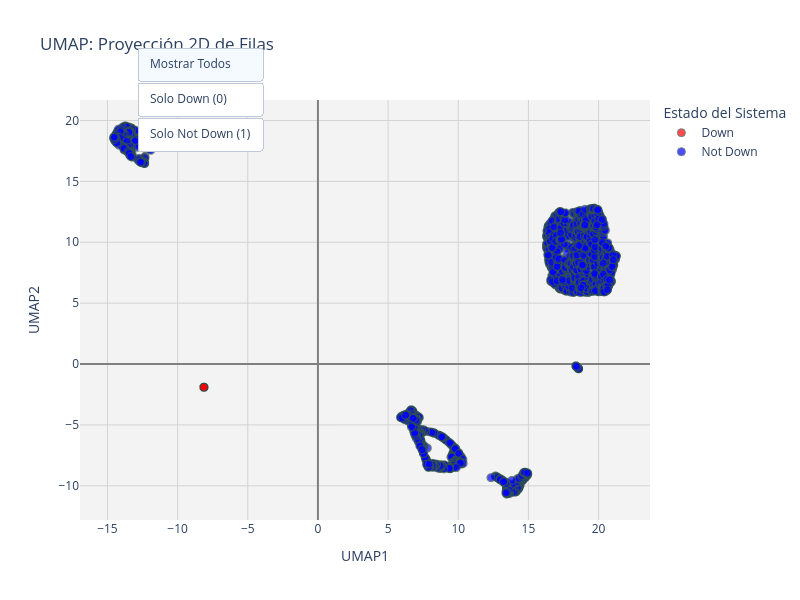

The notebook cell saved with this chart:
### Code cell
# Instalar plotly si no está disponible
import plotly.express as px
import plotly.graph_objects as go


# Crear una copia del dataframe con la columna de etiquetas
df_plot = df_umap.copy()
df_plot['not_down'] = df_num['not_down'].astype(str)
df_plot['not_down_name'] = df_num['not_down'].map({0: 'Down', 1: 'Not Down'})

# Crear el gráfico interactivo
fig = px.scatter(
    df_plot, 
    x='umap1', 
    y='umap2',
    color='not_down_name',
    color_discrete_map={'Down': 'red', 'Not Down': 'blue'},
    title='UMAP: Proyección 2D de Filas',
    hover_data=['not_down_name'],  # Datos que se muestran al pasar el cursor
    category_orders={'not_down_name': ['Down', 'Not Down']},
    labels={'not_down_name': 'Estado', 'umap1': 'UMAP1', 'umap2': 'UMAP2'}
)

# Mejorar el diseño del gráfico
fig.update_layout(
    legend_title_text='Estado del Sistema',
    height=600,
    width=800,
    plot_bgcolor='rgba(240, 240, 240, 0.8)',
    updatemenus=[
        # Botones para filtrar los datos
        dict(
            type='buttons',
            direction='down',
            buttons=[
                # Botón para mostrar todos los puntos
                dict(
                    args=[{'visible': [True, True]}],
                    label='Mostrar Todos',
                    method='restyle'
                ),
                # Botón para mostrar solo "Down" (0)
                dict(
                    args=[{'visible': [True, False]}],
                    label='Solo Down (0)',
                    method='restyle'
                ),
                # Botón para mostrar solo "Not Down" (1)
                dict(
                    args=[{'visible': [False, True]}],
                    label='Solo Not Down (1)',
                    method='restyle'
                ),
            ],
            pad={'r': 10, 't': 10},
            showactive=True,
            x=0.1,
            xanchor='left',
            y=1.15,
            yanchor='top'
        )
    ]
)

# Mejorar los marcadores
fig.update_traces(
    marker=dict(size=8, opacity=0.7, line=dict(width=1, color='DarkSlateGrey')),
    selector=dict(mode='markers')
)

# Añadir cuadrícula y mejorar ejes
fig.update_xaxes(showgrid=True, gridwidth=1, gridcolor='LightGray', zeroline=True, zerolinecolor='Gray')
fig.update_yaxes(showgrid=True, gridwidth=1, gridcolor='LightGray', zeroline=True, zerolinecolor='Gray')

# Mostrar el gráfico interactivo
fig.show()

### Figure 1 — Plotly figure (JSON) as saved in the notebook; plotly's stock layout.template omitted (floating-point values rounded to 4 significant figures; data arrays with more than 128 entries replaced by an {"elided": "..."} marker saying what was removed)
{"data": [{"customdata": [["Down"], ["Down"], ["Down"], ["Down"], ["Down"], ["Down"], ["Down"], ["Down"], ["Down"], ["Down"], ["Down"], ["Down"], ["Down"]], "hovertemplate": "Estado=%{customdata[0]}<br>UMAP1=%{x}<br>UMAP2=%{y}<extra></extra>", "legendgroup": "Down", "marker": {"color": "red", "line": {"color": "DarkSlateGrey", "width": 1}, "opacity": 0.7, "size": 8, "symbol": "circle"}, "mode": "markers", "name": "Down", "showlegend": true, "type": "scattergl", "x": [-8.126, -8.124, -8.117, -8.126, -8.126, -8.126, -8.126, -8.126, -8.127, -8.129, -8.126, -8.126, -8.125], "xaxis": "x", "y": [-1.906, -1.905, -1.901, -1.907, -1.907, -1.907, -1.907, -1.906, -1.907, -1.908, -1.906, -1.906, -1.906], "yaxis": "y"}, {"customdata": {"elided": "2582x1 str values"}, "hovertemplate": "Estado=%{customdata[0]}<br>UMAP1=%{x}<br>UMAP2=%{y}<extra></extra>", "legendgroup": "Not Down", "marker": {"color": "blue", "line": {"color": "DarkSlateGrey", "width": 1}, "opacity": 0.7, "size": 8, "symbol": "circle"}, "mode": "markers", "name": "Not Down", "showlegend": true, "type": "scattergl", "x": {"elided": "2582 float values"}, "xaxis": "x", "y": {"elided": "2582 float values"}, "yaxis": "y"}], "layout": {"height": 600, "legend": {"title": {"text": "Estado del Sistema"}, "tracegroupgap": 0}, "plot_bgcolor": "rgba(240, 240, 240, 0.8)", "title": {"text": "UMAP: Proyección 2D de Filas"}, "updatemenus": [{"buttons": [{"args": [{"visible": [true, true]}], "label": "Mostrar Todos", "method": "restyle"}, {"args": [{"visible": [true, false]}], "label": "Solo Down (0)", "method": "restyle"}, {"args": [{"visible": [false, true]}], "label": "Solo Not Down (1)", "method": "restyle"}], "direction": "down", "pad": {"r": 10, "t": 10}, "showactive": true, "type": "buttons", "x": 0.1, "xanchor": "left", "y": 1.15, "yanchor": "top"}], "width": 800, "xaxis": {"anchor": "y", "domain": [0, 1], "gridcolor": "LightGray", "gridwidth": 1, "showgrid": true, "title": {"text": "UMAP1"}, "zeroline": true, "zerolinecolor": "Gray"}, "yaxis": {"anchor": "x", "domain": [0, 1], "gridcolor": "LightGray", "gridwidth": 1, "showgrid": true, "title": {"text": "UMAP2"}, "zeroline": true, "zerolinecolor": "Gray"}}}
